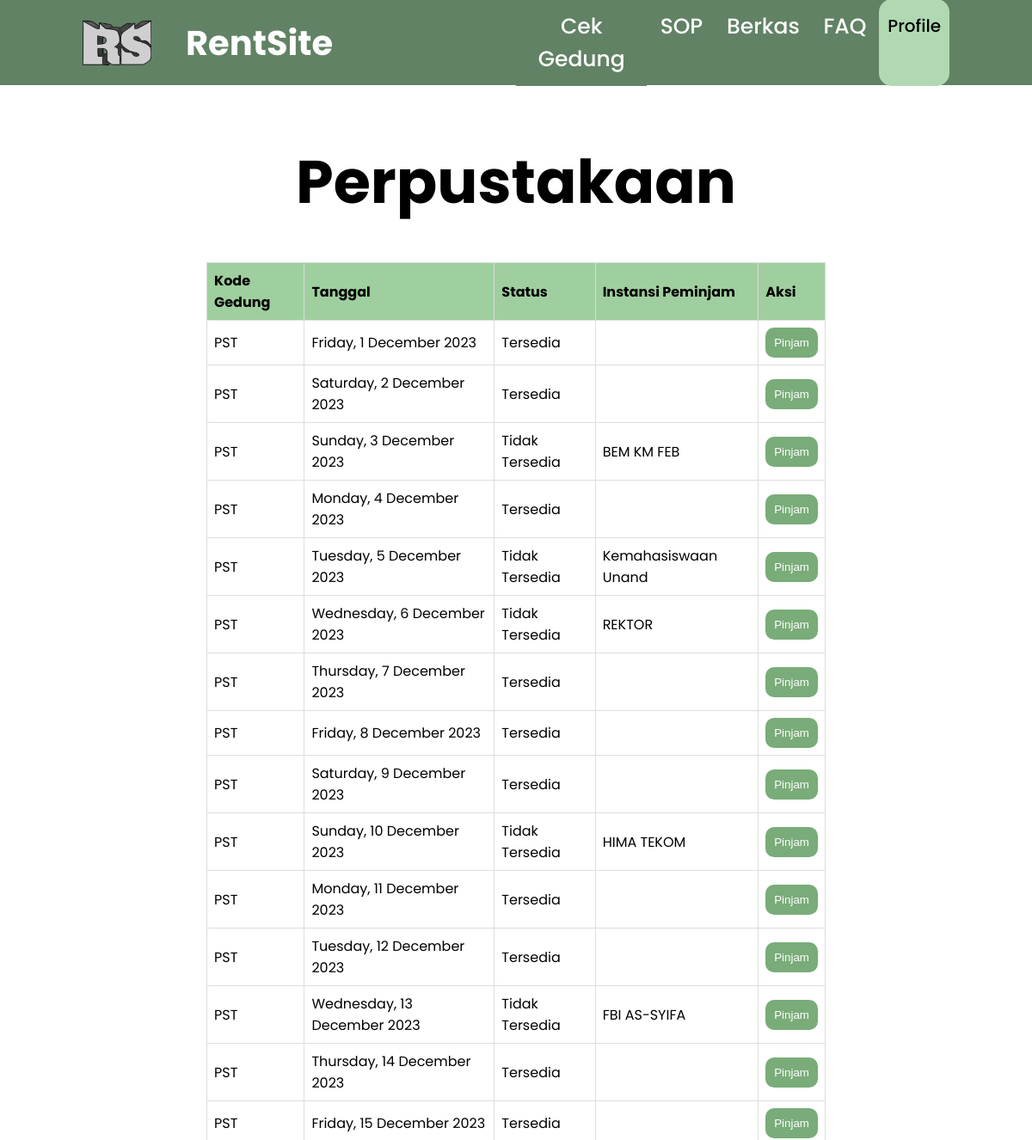
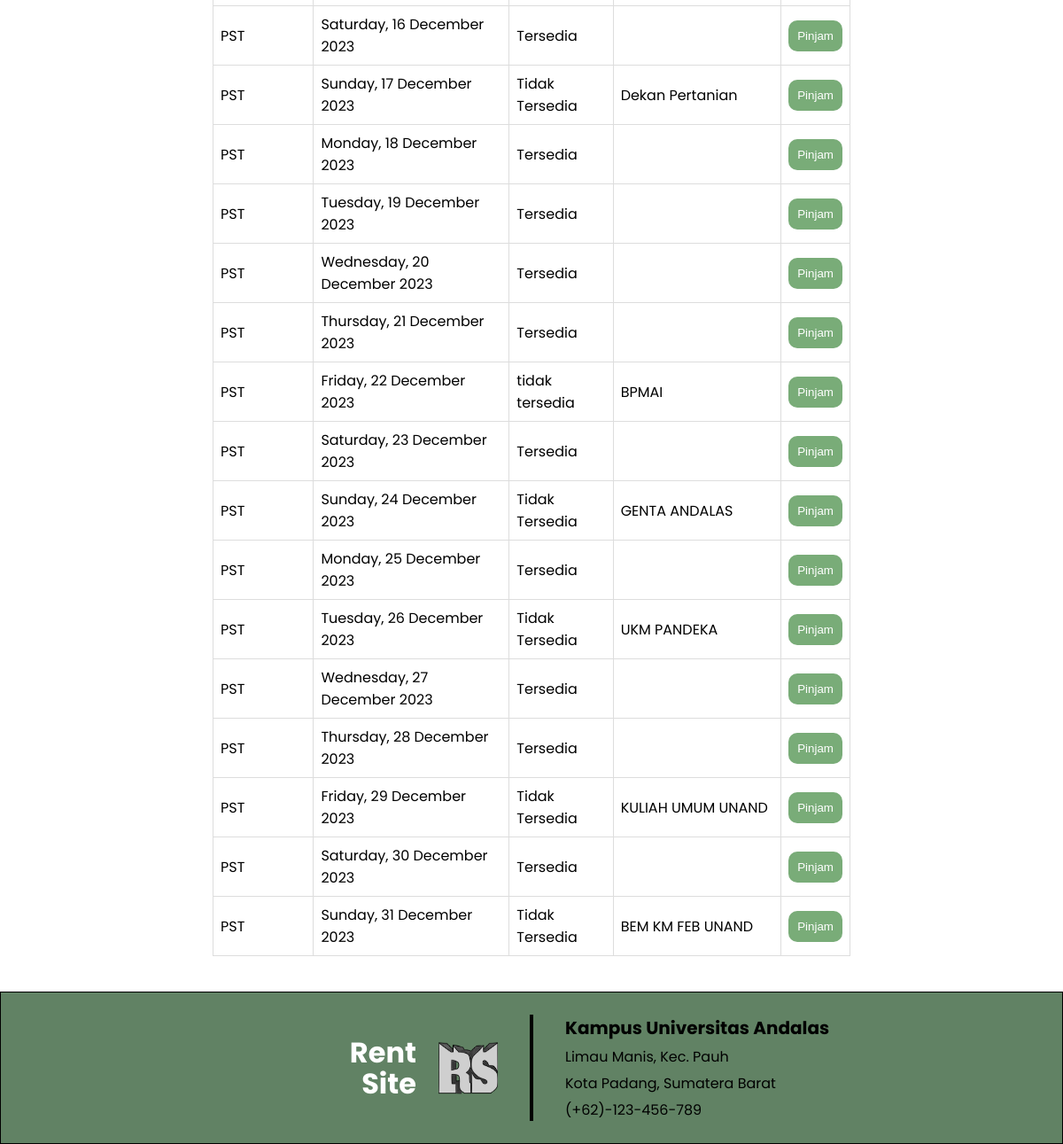
/user/perpus.php, run on the app's committed database (2 pictures, top to bottom).
### tables this page shows
CREATE TABLE `perpustakaan` (
  `Kode_Gedung` varchar(255) NOT NULL,
  `Tanggal` date NOT NULL,
  `Status` varchar(255) DEFAULT NULL,
  `Instansi_Peminjam` varchar(255) DEFAULT NULL
);

### user/perpus.php (the view, shortened to what this page needs)
<?php
require '../function.php';
$sql = "SELECT * FROM perpustakaan";
$result = $conn->query($sql);
?>
<!DOCTYPE html>
<html lang="idn">
<head>
  <link rel="stylesheet" href="../css/auditorium.css" />
  <link rel="stylesheet" href="https://cdnjs.cloudflare.com/ajax/libs/font-awesome/4.7.0/css/font-awesome.min.css" />
</head>
<body>
  <nav class="menu">
    <div class="logo">
      <img class="gmblogo" src="../img/logorentsite.png" alt="" />
      <a href="landingPageUser.php" style="text-decoration: none;">
        <h1>RentSite</h1>
      </a>
    </div>
    <ul>
      <li><a href="cekGedungUser.php">Cek Gedung</a></li>
      <li><a href="sopUser.php">SOP</a></li>
      <li><a href="loadBerkasUser.php">Berkas</a></li>
      <li><a href="faqUser.php">FAQ</a></li>
      <a href="profilUser.php" class="login1">Profile</a>
    </ul>
  </nav>
  <main>
    <div class="konten1">Perpustakaan</div>
    <div class="isitable">
      <?php
      if ($result->num_rows > 0) {
        echo "<table>";
        echo "<tr><th>Kode Gedung</th><th>Tanggal</th><th>Status</th><th>Instansi Peminjam</th><th>Aksi</th></tr>";
        while ($row = $result->fetch_assoc()) {
          echo "<tr>";
          echo "<td>" . $row["Kode_Gedung"] . "</td>";
          echo "<td>" . date('l, j F Y', strtotime($row["Tanggal"])) . "</td>";
          echo '<td class="status">' . $row["Status"] . "</td>";
          echo "<td>" . $row["Instansi_Peminjam"] . "</td>";
          echo '<td class="pilihan">' . '<button type="button" id="btnPeminjaman" onclick="showForm(\'' . $row["Kode_Gedung"] . '\')">Pinjam</button>' . "</td>";
          echo "</tr>";
        }
        echo "</table>";
      } else {
        echo "Tidak ada data gedung.";
      }
      ?>
    </div>
  </main>
  <fotter>
    <div class="foot1">
      <ui class="judul">Rent Site</ui>
      <img class="logo" src="../img/logorentsite.png" alt="">
    </div>
    <div class="foot2"></div>
    <div class="foot3">
      <p class="kontak1">Kampus Universitas Andalas</p>
      <a class="kontak2" href="">Limau Manis, Kec. Pauh</a>
      <a class="kontak3" href="">Kota Padang, Sumatera Barat</a>
      <a class="kontak4" href="">(+62)-123-456-789</a>
    </div>
  </fotter>
</body>
</html>

### css/auditorium.css (style rules this page uses)
* { margin: 0; padding: 0; box-sizing: border-box; outline: none; border: none; list-style-type: none; }
:root { --one: #618264; --two: #79ac78; --three: #b0d9b1; --four: #d0e7d2; }
body { font-family: poppins; }
nav { align-content: center; padding-left: 96px; padding-right: 96px; height: 6.2em; background-color: var(--one); display: grid; grid-template-columns: 1fr 1fr; }
.menu ul { display: flex; flex-direction: row; justify-content: space-between; }
.logo { display: flex; flex-direction: row; align-items: center; }
.gmblogo { width: 80px; height: 60px; }
h1 { margin-left: 40px; font-weight: 700; font-size: 40px; color: white; }
.menu > ul > li > a { min-width: 80px; padding: 0.5em; text-align: center; display: block; font-weight: 500; font-size: 25px; text-decoration: none; color: white; background-color: var(--one); }
.login1 { border-top: 1rem solid transparent; color: black; text-decoration: none; text-align: center; font-weight: 500; font-size: 20px; background-color: var(--three); cursor: pointer; border-radius: 15px; width: 97px; }
main { padding-left: 240px; padding-right: 240px; }
.konten1 { margin-top: 60px; font-weight: 700; font-size: 70px; text-align: center; }
table { width: 100%; border-collapse: collapse; }
th, td { border: 1px solid #dddddd; text-align: left; padding: 8px; }
th { background-color: #9fcf9e; }
.isitable { margin: 40px 0px; overflow-x: auto; }
table button { background-color: #79ac78; padding: 10px; border-radius: 10px; cursor: pointer; }
button { padding: 10px; background-color: #3498db; color: #fff; border: none; border-radius: 4px; cursor: pointer; }
fotter { background-color: var(--one); padding: 25px; border: 1px solid black; display: flex; flex-direction: row; justify-content: center; align-items: center; }
.foot1 { align-items: center; display: flex; flex-wrap: wrap-reverse; justify-content: end; width: 300px; gap: 25px; }
.foot1 .judul { text-align: end; display: block; width: 80px; color: white; line-height: 35px; font-weight: 700; font-size: 32px; }
.foot1 .logo { height: 67px; width: 67px; }
.foot2 { margin-right: 36px; margin-left: 36px; height: 120px; width: 4px; background-color: black; }
.foot3 { width: 300px; }
.foot3 a { display: block; text-decoration: none; color: black; margin-top: 5px; }
.kontak1 { font-weight: 700; font-size: 20px; }

### data on the page
perpustakaan: Kode_Gedung "PST", Tanggal "Friday, 1 December 2023", Status "Tersedia"
perpustakaan: Kode_Gedung "PST", Tanggal "Saturday, 2 December 2023", Status "Tersedia"
perpustakaan: Kode_Gedung "PST", Tanggal "Sunday, 3 December 2023", Status "Tidak Tersedia", Instansi_Peminjam "BEM KM FEB"
perpustakaan: Kode_Gedung "PST", Tanggal "Monday, 4 December 2023", Status "Tersedia"
perpustakaan: Kode_Gedung "PST", Tanggal "Tuesday, 5 December 2023", Status "Tidak Tersedia", Instansi_Peminjam "Kemahasiswaan Unand"
perpustakaan: Kode_Gedung "PST", Tanggal "Wednesday, 6 December 2023", Status "Tidak Tersedia", Instansi_Peminjam "REKTOR"
perpustakaan: Kode_Gedung "PST", Tanggal "Thursday, 7 December 2023", Status "Tersedia"
perpustakaan: Kode_Gedung "PST", Tanggal "Friday, 8 December 2023", Status "Tersedia"
perpustakaan: Kode_Gedung "PST", Tanggal "Saturday, 9 December 2023", Status "Tersedia"
perpustakaan: Kode_Gedung "PST", Tanggal "Sunday, 10 December 2023", Status "Tidak Tersedia", Instansi_Peminjam "HIMA TEKOM"
perpustakaan: Kode_Gedung "PST", Tanggal "Monday, 11 December 2023", Status "Tersedia"
perpustakaan: Kode_Gedung "PST", Tanggal "Tuesday, 12 December 2023", Status "Tersedia"
perpustakaan: Kode_Gedung "PST", Tanggal "Wednesday, 13 December 2023", Status "Tidak Tersedia", Instansi_Peminjam "FBI AS-SYIFA"
perpustakaan: Kode_Gedung "PST", Tanggal "Thursday, 14 December 2023", Status "Tersedia"
perpustakaan: Kode_Gedung "PST", Tanggal "Friday, 15 December 2023", Status "Tersedia"
perpustakaan: Kode_Gedung "PST", Tanggal "Saturday, 16 December 2023", Status "Tersedia"
perpustakaan: Kode_Gedung "PST", Tanggal "Sunday, 17 December 2023", Status "Tidak Tersedia", Instansi_Peminjam "Dekan Pertanian"
perpustakaan: Kode_Gedung "PST", Tanggal "Monday, 18 December 2023", Status "Tersedia"
perpustakaan: Kode_Gedung "PST", Tanggal "Tuesday, 19 December 2023", Status "Tersedia"
perpustakaan: Kode_Gedung "PST", Tanggal "Wednesday, 20 December 2023", Status "Tersedia"
perpustakaan: Kode_Gedung "PST", Tanggal "Thursday, 21 December 2023", Status "Tersedia"
perpustakaan: Kode_Gedung "PST", Tanggal "Friday, 22 December 2023", Status "tidak tersedia", Instansi_Peminjam "BPMAI"
perpustakaan: Kode_Gedung "PST", Tanggal "Saturday, 23 December 2023", Status "Tersedia"
perpustakaan: Kode_Gedung "PST", Tanggal "Sunday, 24 December 2023", Status "Tidak Tersedia", Instansi_Peminjam "GENTA ANDALAS"
perpustakaan: Kode_Gedung "PST", Tanggal "Monday, 25 December 2023", Status "Tersedia"
perpustakaan: Kode_Gedung "PST", Tanggal "Tuesday, 26 December 2023", Status "Tidak Tersedia", Instansi_Peminjam "UKM PANDEKA"
perpustakaan: Kode_Gedung "PST", Tanggal "Wednesday, 27 December 2023", Status "Tersedia"
perpustakaan: Kode_Gedung "PST", Tanggal "Thursday, 28 December 2023", Status "Tersedia"
perpustakaan: Kode_Gedung "PST", Tanggal "Friday, 29 December 2023", Status "Tidak Tersedia", Instansi_Peminjam "KULIAH UMUM UNAND"
perpustakaan: Kode_Gedung "PST", Tanggal "Saturday, 30 December 2023", Status "Tersedia"
perpustakaan: Kode_Gedung "PST", Tanggal "Sunday, 31 December 2023", Status "Tidak Tersedia", Instansi_Peminjam "BEM KM FEB UNAND"
